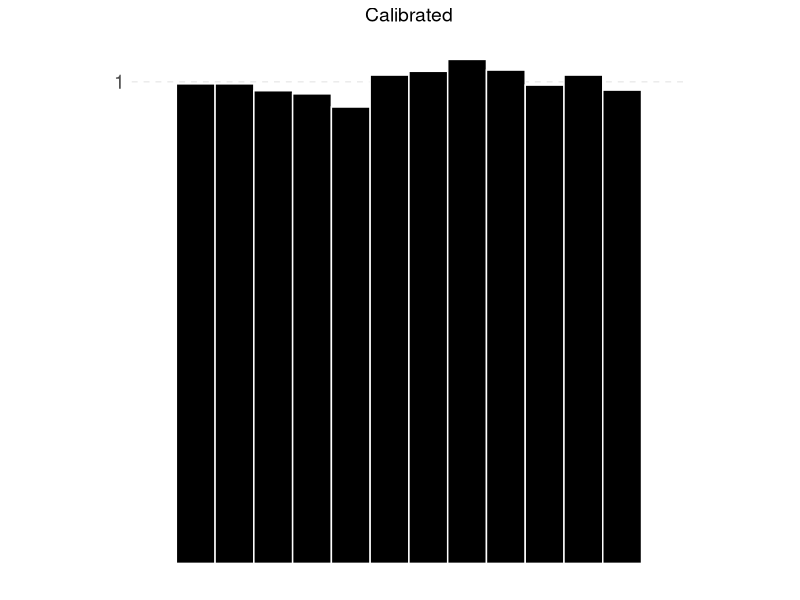
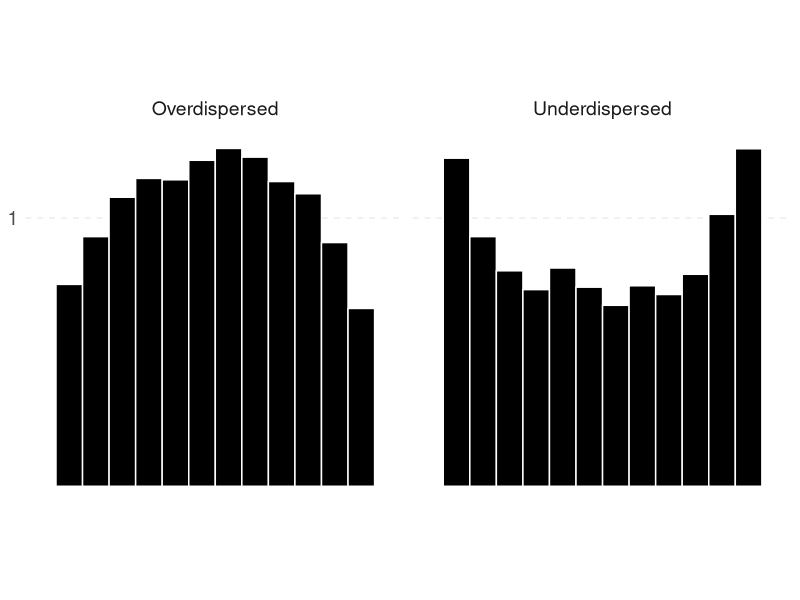
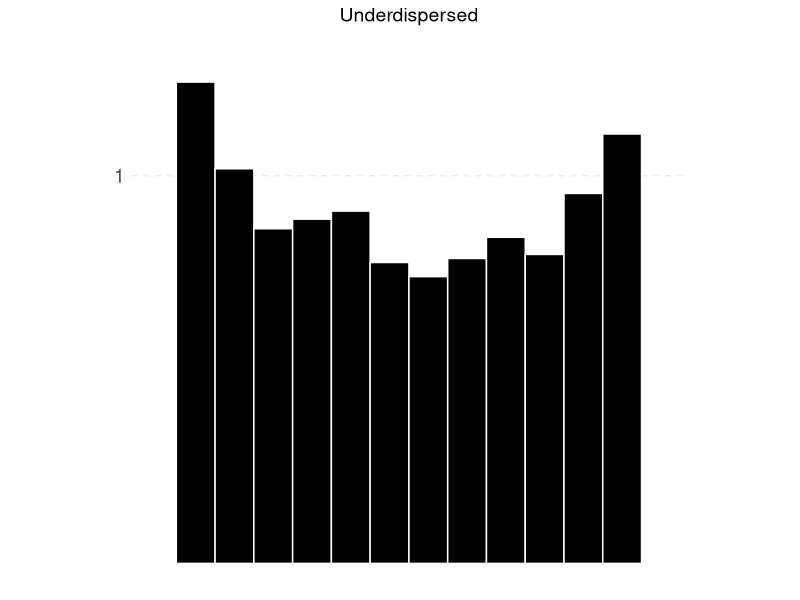
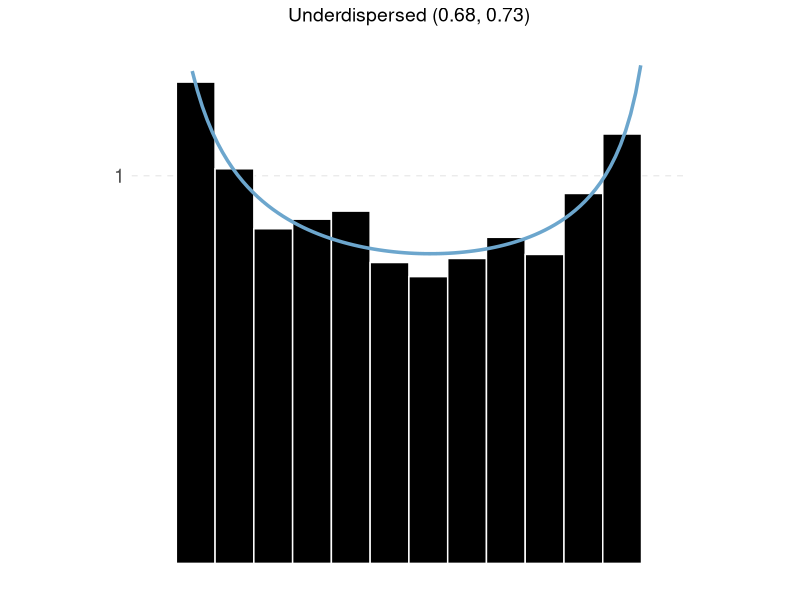

The R source for these figures, in order:

## plot flat / cup / cap shaped histograms

library("tidyverse")

n_samp <- 10000

## simulate data and check that it's reasonable
dat_flat <- rbeta(n_samp, 1, 1)
dat_cup <- rbeta(n_samp, 0.6, 0.6)
dat_cap <- rbeta(n_samp, 1.4, 1.4)


## create dataframe and melt 
dat_flat <- data.frame(dat_flat)
colnames(dat_flat) <- c("Calibrated")


dat <- cbind(dat_cup, dat_cap)
dat <- data.frame(dat)
colnames(dat) <- c("Underdispersed", "Overdispersed")
dat <- gather(dat)

## uniform hist
png("calib_flat.png", units="in", height=4, width=4, res=300, pointsize=10)

ggplot(dat_flat, aes(Calibrated)) +
  geom_histogram(aes(y=..density..), bins=14, fill="black", color="white") +
  scale_x_continuous(limits=c(0,1)) +
  scale_y_continuous(breaks = 1) +
  theme_minimal() +
  theme(plot.title = element_text(hjust = 0.5, size=14),
        axis.title = element_blank(),
        axis.text = element_text(size = 14),
        axis.text.x = element_blank(),
        axis.ticks.x = element_blank(),
        panel.grid.minor = element_blank(),
        panel.grid.major = element_line(linetype="dashed", size=0.5),
        panel.grid.major.x = element_blank(),
        aspect.ratio = 1/1) +
  labs(x="", title="Calibrated")

dev.off()


## faceted histograms
png("calib_types.png", units="in", height=4, width=6, res=300, pointsize=10)

ggplot(dat, aes(value)) +
  geom_histogram(aes(y=..density..), bins=14, fill="black", color="white") +
  scale_x_continuous(limits=c(0,1)) +
  scale_y_continuous(breaks = 1) +
  theme_minimal() +
  theme(plot.title = element_text(hjust = 0.5, size=12),
        axis.title = element_blank(),
        axis.text = element_text(size = 14),
        strip.background = element_blank(),
        axis.text.x = element_blank(),
        axis.ticks.x = element_blank(),
        strip.text.x = element_text(size = 14),
        panel.grid.minor = element_blank(),
        panel.grid.major = element_line(linetype="dashed", size=0.5),
        panel.grid.major.x = element_blank(),
        aspect.ratio = 1/1) +
  facet_wrap(.~key, nrow=1) +
  labs(x="")

dev.off()


## underdispersed with beta dist and params
dat_cup <- data.frame(rbeta(n_samp, 0.68, 0.73))
names(dat_cup) <- c("Underdispersed")

png("fte_demo.png", units="in", height=4, width=4, res=300, pointsize=10)

ggplot(dat_cup, aes(Underdispersed)) +
  geom_histogram(aes(y=..density..), bins=14, fill="black", color="white") +
  scale_x_continuous(limits=c(0,1)) +
  scale_y_continuous(breaks = 1, limits = c(0, 1.3)) +
  theme_minimal() +
  theme(plot.title = element_text(hjust = 0.5, size=14),
        axis.title = element_blank(),
        axis.text = element_text(size = 14),
        axis.text.x = element_blank(),
        axis.ticks.x = element_blank(),
        legend.position = "None",
        panel.grid.minor = element_blank(),
        panel.grid.major = element_line(linetype="dashed", size=0.5),
        panel.grid.major.x = element_blank(),
        aspect.ratio = 1/1) +
  labs(x="", title="Underdispersed")

dev.off()


png("fte_demo_beta.png", units="in", height=4, width=4, res=300, pointsize=10)

ggplot(dat_cup, aes(Underdispersed)) +
  geom_histogram(aes(y=..density..), bins=14, fill="black", color="white") +
  stat_function(fun = dbeta, args = c(0.68, 0.73), color = "skyblue3", size=1.2) +
  scale_x_continuous(limits=c(0,1)) +
  scale_y_continuous(breaks = 1, limits = c(0, 1.3)) +
  theme_minimal() +
  theme(plot.title = element_text(hjust = 0.5, size=14),
        axis.title = element_blank(),
        axis.text = element_text(size = 14),
        axis.text.x = element_blank(),
        axis.ticks.x = element_blank(),
        legend.position = "None",
        panel.grid.minor = element_blank(),
        panel.grid.major = element_line(linetype="dashed", size=0.5),
        panel.grid.major.x = element_blank(),
        aspect.ratio = 1/1) +
  labs(x="", title="Underdispersed (0.68, 0.73)")

dev.off()
